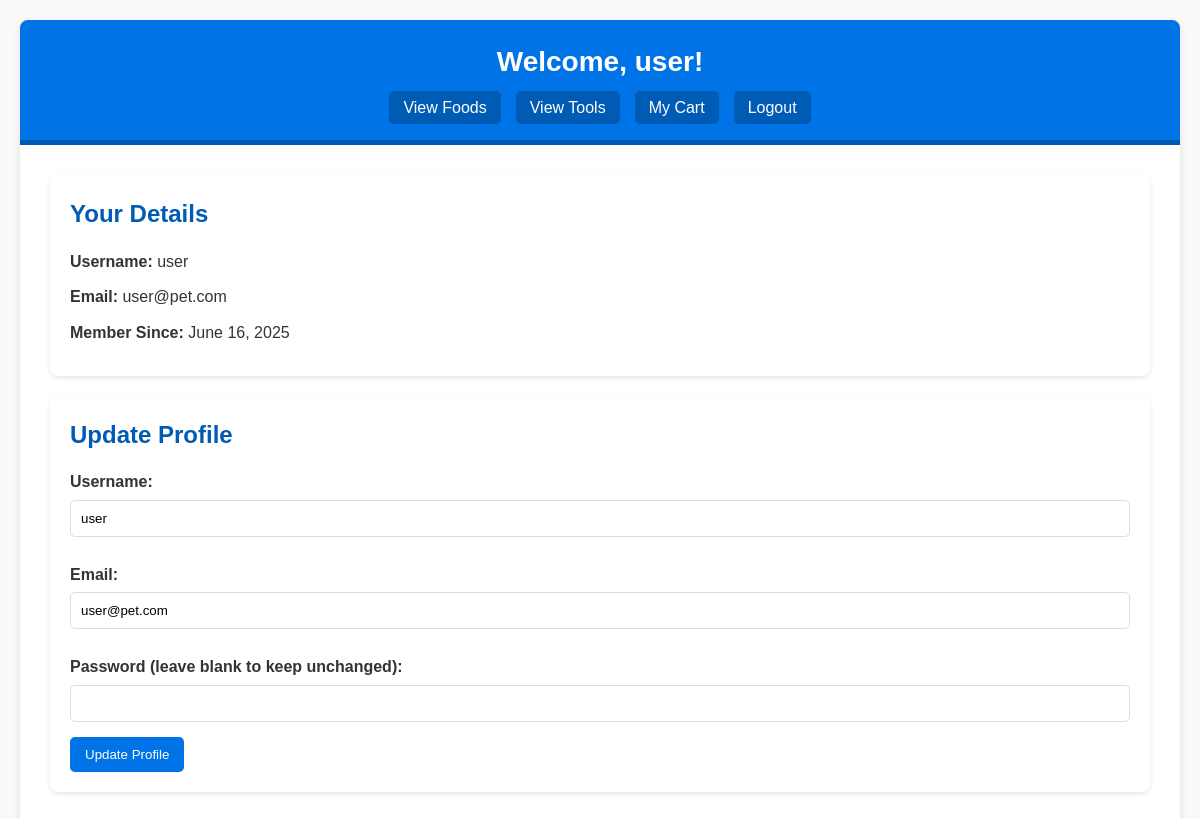
The page /user/dashboard.php (signed in) on the database its author committed.
### tables this page shows
CREATE TABLE IF NOT EXISTS users (
  id INT AUTO_INCREMENT PRIMARY KEY,
  username VARCHAR(50) NOT NULL,
  email VARCHAR(100) UNIQUE NOT NULL,
  password VARCHAR(255) NOT NULL,
  role ENUM('user', 'admin') NOT NULL DEFAULT 'user',
  created_at TIMESTAMP DEFAULT CURRENT_TIMESTAMP
);

### user/dashboard.php (the view, shortened to what this page needs)
<?php
include '../includes/db_connect.php';
$userId = $_SESSION['user_id'];
$stmt = $conn->prepare("SELECT username, email, created_at FROM users WHERE id = ?");
$stmt->bind_param("i", $userId);
$stmt->execute();
$userData = $stmt->get_result()->fetch_assoc();
?>
<!DOCTYPE html>
<html lang="en">
<head>
    <link rel="stylesheet" href="../styles/user_dashboard.css">
</head>
<body>
    <div class="dashboard-container">
        <header class="dashboard-header">
            <h1>Welcome, <?= htmlspecialchars($userData['username']) ?>!</h1>
            <nav>
                <ul>
                    <li><a href="../products/foods.php">View Foods</a></li>
                    <li><a href="../products/tools.php">View Tools</a></li>
                    <li><a href="view_cart.php">My Cart</a></li>
                    <li><a href="../logout.php">Logout</a></li>
                </ul>
            </nav>
        </header>
        <main>
            <section class="user-info">
                <h2>Your Details</h2>
                <p><strong>Username:</strong> <?= htmlspecialchars($userData['username']) ?></p>
                <p><strong>Email:</strong> <?= htmlspecialchars($userData['email']) ?></p>
                <p><strong>Member Since:</strong> <?= date("F j, Y", strtotime($userData['created_at'])) ?></p>
            </section>
            <section class="profile-form">
                <h2>Update Profile</h2>
                <form action="" method="POST">
                    <label for="username">Username:</label>
                    <input type="text" id="username" name="username" value="<?= htmlspecialchars($userData['username']) ?>" required>
                    <label for="email">Email:</label>
                    <input type="email" id="email" name="email" value="<?= htmlspecialchars($userData['email']) ?>" required>
                    <label for="password">Password (leave blank to keep unchanged):</label>
                    <input type="password" id="password" name="password">
                    <button type="submit">Update Profile</button>
                </form>
            </section>
        </main>
    </div>
</body>
</html>

### styles/user_dashboard.css (style rules this page uses)
* { margin: 0; padding: 0; box-sizing: border-box; }
body { font-family: 'Arial', sans-serif; background-color: #f9f9f9; color: #333; line-height: 1.6; padding: 20px; }
.dashboard-container { max-width: 1200px; margin: 0 auto; background: #ffffff; border-radius: 8px; box-shadow: 0 4px 8px rgba(0, 0, 0, 0.1); overflow: hidden; }
.dashboard-header { background-color: #0073e6; color: #ffffff; padding: 20px; text-align: center; border-bottom: 5px solid #005bb5; }
.dashboard-header h1 { font-size: 28px; margin-bottom: 10px; }
.dashboard-header nav ul { list-style: none; display: flex; justify-content: center; gap: 15px; margin-top: 10px; }
.dashboard-header nav ul li { display: inline; }
.dashboard-header nav ul li a { text-decoration: none; color: #ffffff; background: #005bb5; padding: 8px 14px; border-radius: 5px; transition: background 0.3s ease; }
main { padding: 30px; }
.user-info, .profile-form { background: #ffffff; padding: 20px; margin-bottom: 20px; border-radius: 8px; box-shadow: 0 2px 5px rgba(0, 0, 0, 0.1); }
.user-info h2, .profile-form h2 { color: #005bb5; margin-bottom: 15px; }
.user-info p { margin-bottom: 10px; font-size: 16px; }
.profile-form label { display: block; font-weight: bold; margin: 10px 0 5px; }
.profile-form input[type="text"], .profile-form input[type="email"], .profile-form input[type="password"] { width: 100%; padding: 10px; border: 1px solid #ddd; border-radius: 5px; margin-bottom: 15px; }
.profile-form button { background: #0073e6; color: #ffffff; padding: 10px 15px; border: none; border-radius: 5px; cursor: pointer; transition: background 0.3s ease; }

### rows shown on the page
users: username "user", email "user@pet.com", created_at "June 16, 2025"
